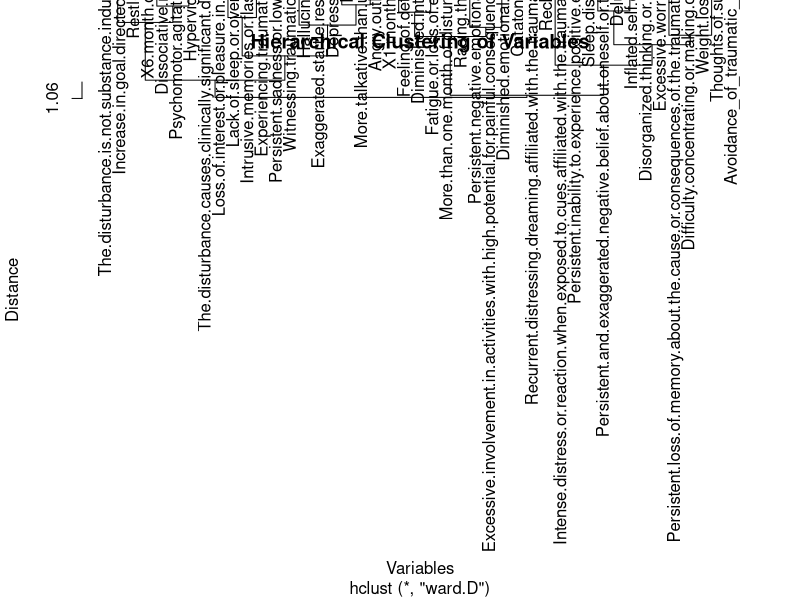

Reproduce this figure in R.
# 1. 读取数据，保留原始列名
setwd("E:/HKU/7103data-mining/data-mining/project/backend/model/")
data <- read.csv("Mentalillness.csv")
print("Structure of data")
str(data)
head(data)
colSums(is.na(data))
rowSums(is.na(data))
duplicated_rows <- data[duplicated(data), ]
sum(duplicated(data))
colnames(data)
columns_to_drop <- c("Distractibility", "Decreased.need.for.sleep", "Fatigue", "Difficulty.concentrating", "Concentration.issues", "Sleep.disturbance.1")
data <- data[, !names(data) %in% columns_to_drop]
colnames(data)
data <- data[, !names(data) %in% c("Intrusive.memories.or.flashback")]
colnames(data)
data$Avoidance_of_traumatic_event <- as.integer(data$Avoidance.of.reminders.of.traumatic.event | data$Avoidance.of.external.reminders.of.traumatic.event)
data <- data[, !names(data) %in% c("Avoidance.of.reminders.of.traumatic.event", "Avoidance.of.external.reminders.of.traumatic.event")]
colnames(data)
new_position <- 40
data <- data[, c(names(data)[1:new_position], "Avoidance_of_traumatic_event", names(data)[(new_position + 1):(ncol(data) - 1)])]

# 3. 定义要从聚类中排除的列
exclude_columns <- c("ID", "Bipolar.disorder", "Schizophrenia", "Depression", "Anxiety.disorder", "PTSD")

# 4. 提取要进行聚类的列
cluster_columns <- setdiff(names(data), exclude_columns)

# 5. 提取用于聚类的数据
data_to_cluster <- data[, cluster_columns]

# 6. 安装并加载'proxy'包，用于计算列之间的距离
if (!require(proxy)) {
  install.packages("proxy")
  library(proxy)
} else {
  library(proxy)
}

# 转置数据，使得计算的是列之间的距离
distance_matrix <- dist(t(data_to_cluster), method = "phi")

# 8. 对列进行层次聚类
hc <- hclust(distance_matrix, method = "ward.D")
plot(hc, main = "Hierarchical Clustering of Variables", xlab = "Variables", ylab = "Distance")

# 10. 根据聚类结果获取列的顺序
clustered_columns_order <- hc$order
ordered_columns <- colnames(data_to_cluster)[clustered_columns_order]

# 11. 根据聚类结果重新排列数据框的列
# 将排除的列放在前面，聚类后的列按新顺序排列
data_reordered <- data[, c(exclude_columns, ordered_columns)]

# 12. 保存没有进行层次聚类的数据集（按原始列顺序）

# 13. 划分数据集
set.seed(123)
# 定义划分比例
train_ratio <- 0.8
val_ratio <- 0.05
test_ratio <- 0.15

# 确保比例之和为1
if ((train_ratio + val_ratio + test_ratio) != 1) {
  stop("训练集、验证集和测试集的比例之和必须为1。")
}
n_samples <- nrow(data_reordered)
# 随机打乱数据的索引
indices <- sample(1:n_samples)

# 计算各个数据集的样本数量
train_end <- floor(train_ratio * n_samples)
val_end <- floor((train_ratio + val_ratio) * n_samples)
test_end <- n_samples # 最后一个索引

# 获取各个数据集的索引
train_indices <- indices[1:train_end]
val_indices <- indices[(train_end + 1):val_end]
test_indices <- indices[(val_end + 1):test_end]

# 划分数据集
train_data <- data_reordered[train_indices, ]
val_data <- data_reordered[val_indices, ]
test_data <- data_reordered[test_indices, ]

cat("Training set size:", nrow(train_data), "\n")
cat("Validation set size:", nrow(val_data), "\n")
cat("Test set size:", nrow(test_data), "\n")

# 替换列名中的点号和下划线为空格（如果尚未替换）
colnames(data_reordered) <- gsub("[._]", " ", colnames(data_reordered))
colnames(train_data) <- colnames(data_reordered)
colnames(val_data) <- colnames(data_reordered)
colnames(test_data) <- colnames(data_reordered)

# 保存完整的数据集，包括聚类结果
write.csv(data_reordered, "Processed_Mentalillness.csv", row.names = FALSE)
# 保存训练集
write.csv(train_data, "Train_Mentalillness.csv", row.names = FALSE)
# 保存验证集
write.csv(val_data, "Validation_Mentalillness.csv", row.names = FALSE)
# 保存测试集
write.csv(test_data, "Test_Mentalillness.csv", row.names = FALSE)

# 13. 对每个症状列进行随机排序
data_randomized <- data
symptom_columns <- setdiff(names(data), exclude_columns) # 只选择症状列
# 对每一列进行随机排序
set.seed(456)
data_randomized[symptom_columns] <- lapply(data_randomized[symptom_columns], function(x) sample(x))
ordered_columns_randomized <- c(exclude_columns, colnames(data_randomized)[!(colnames(data_randomized) %in% exclude_columns)])
# 重新排序数据框
data_reordered_random <- data_randomized[, ordered_columns_randomized]
# 14. 对随机排序后的数据集进行相同的训练集、验证集、测试集划分
# 使用与原始数据集相同的行索引，确保划分一致
train_data_randomized <- data_reordered_random[train_indices, ]
val_data_randomized <- data_reordered_random[val_indices, ]
test_data_randomized <- data_reordered_random[test_indices, ]
colnames(data_reordered_random) <- gsub("[._]", " ", colnames(data_reordered_random))
colnames(train_data_randomized) <- colnames(data_reordered_random)
colnames(val_data_randomized) <- colnames(data_reordered_random)
colnames(test_data_randomized) <- colnames(data_reordered_random)
# 保存随机排序后的训练集、验证集、测试集
write.csv(train_data_randomized, "Train_Reordered_Mentalillness.csv", row.names = FALSE)
write.csv(val_data_randomized, "Validation_Reordered_Mentalillness.csv", row.names = FALSE)
write.csv(test_data_randomized, "Test_Reordered_Mentalillness.csv", row.names = FALSE)
